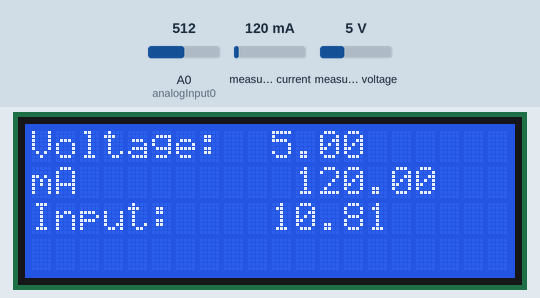
This sketch was run on a simulated ATtiny85, built with avr-gcc and run on an emulated ATtiny85. On the bench: 20×4 character LCD. The inputs (shaded band) are chosen by the test bench; at power-on: measured current 120 mA, A0 (analogInput0) = 512, measured voltage 5 V.

Above: at 16.3 s.
16.4 s: measured current set to 40 mA
At 18.1 s:
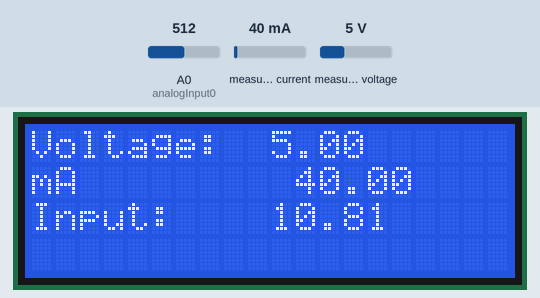
18.8 s: A0 (analogInput0) set to 716
At 20.5 s:
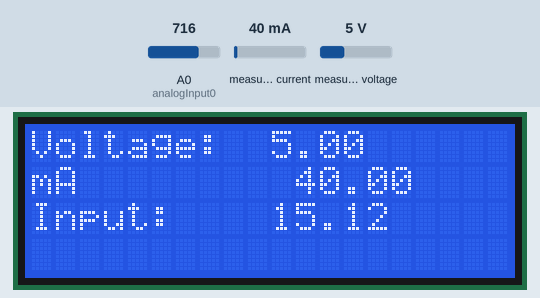
20.8 s: measured voltage set to 0.3 V
At 21.9 s:
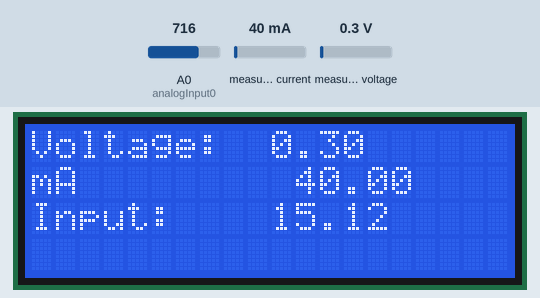
22.9 s: A0 (analogInput0) set to 900
At 24.4 s:
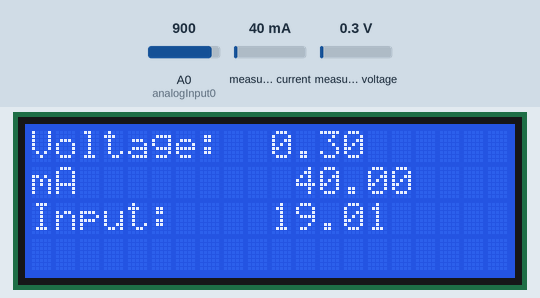
25.0 s: measured current set to 500 mA
At 26.8 s:
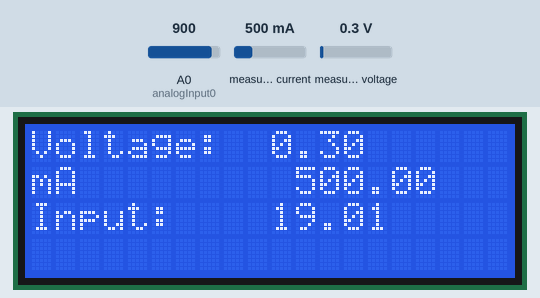
27.1 s: A0 (analogInput0) set to 1023
At 28.3 s:
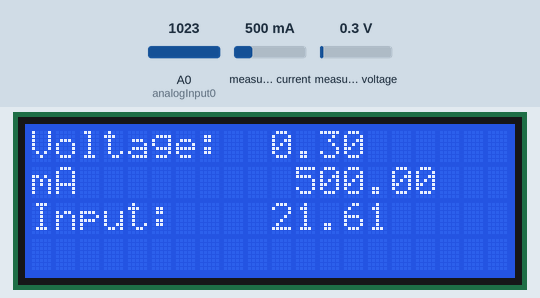
Timing chart, 0 to 30.1 s (numbered marks = the images above; inputs shaded):
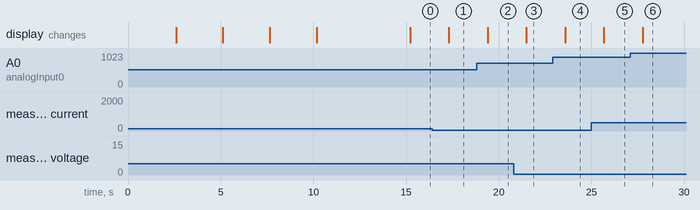

The sketch:

BatteryCharger.ino.ino.ino
```cpp
//Alex Cooley
//Updated 6/12/2022
//Arduino Based Power Supply Unit
//ARDBAPSU Version 1.1
//Configuration 1.4

#include <Wire.h> //I2C Library
#include <LiquidCrystal_I2C.h> //LCD I2C Library
#include <Adafruit_INA260.h> //I2C INA260 Library
LiquidCrystal_I2C lcd(0x27,20,4);  // set the LCD addressw to 0x27 for a 20 chars and 4 line display
Adafruit_INA260 ina260 = Adafruit_INA260();


const int analogInput0 = A0; //pin for Voltage Divider Module

const int Alarm = 10; //pin for ATtiny85 Alarm Enable
const int Relay = 11; //pin for Relay that shuts off when the battery is charged

float R1 = 33090.0; //value of R1
float R2 = 9950.0; //value of R2

void setup(){

 //pin intialization

  pinMode(analogInput0, INPUT);
  pinMode(Relay, OUTPUT);
  pinMode(Alarm, OUTPUT);

  ina260.begin();

   lcd.begin();
  // Print a message to the LCD.
  lcd.backlight();
  lcd.setCursor(6,1);
  lcd.print("Welcome");
  delay(2500);

  lcd.clear();
  lcd.backlight();
  lcd.setCursor(6,0);
  lcd.print("Arduino");
  lcd.setCursor(7,1);
  lcd.print("Based");
  lcd.setCursor(7,2);
  lcd.print("Power");
  lcd.setCursor(7,3);
  lcd.print("Supply");
  delay(2500);

  lcd.clear();
  lcd.backlight();
  lcd.setCursor(6,1);
  lcd.print("ARDBAPSU");
  lcd.setCursor(4,2);
  lcd.print("Version 1.3");
  delay(2500);

  lcd.clear();
  lcd.backlight();
  lcd.setCursor(6,0);
  lcd.print("Designed");
  lcd.setCursor(9,1);
  lcd.print("By");
  lcd.setCursor(6,2);
  lcd.print("Alexander");
  lcd.setCursor(7,3);
  lcd.print("Cooley");
  delay(2500);

  digitalWrite(Alarm,HIGH);

  lcd.clear();
  lcd.backlight();
  lcd.setCursor(7,1);
  lcd.print("Alarm");
  lcd.setCursor(7,2);
  lcd.print("Test");
  delay(5000);

  digitalWrite(Relay, HIGH);
  digitalWrite(Alarm, LOW);
}
void loop(){
  // read the value at analog input

   float Value0 = 00.0; //A0 Voltage Divider Module


   Value0 = analogRead(analogInput0); //A0 Voltage Divider Module


   //calculations

   float VIN = 0.0;
   float adc_Voltage0 = 0.0;
   int ref_Voltage0 = 5.07;

  float VOUT = 0.00;

   adc_Voltage0 = (Value0 * ref_Voltage0) / 1024.0;
   VIN =  adc_Voltage0 / (R2/(R1+R2)); //A0 Voltage Divider Module

   VOUT = ina260.readBusVoltage() / 1000;


   lcd.clear();
   lcd.setCursor(0,0);
   lcd.print("Voltage: ");
   lcd.setCursor(10,0);
   lcd.print(VOUT);
   lcd.setCursor(0,1);
   lcd.print("mA");
   lcd.setCursor(11,1);
   lcd.print(ina260.readCurrent());
   lcd.setCursor(0,2);
   lcd.print("Input: ");
   lcd.setCursor(10,2);
   lcd.print(VIN);
   delay(1000);


   if(ina260.readCurrent()>= 4500){
    digitalWrite(Alarm,HIGH);
    digitalWrite(Relay, LOW);
    delay(1000);
   }
   else{
    digitalWrite(Alarm,LOW);
    digitalWrite(Relay,HIGH);
   }

}
```

Measured:
- after the input at 16.4 s, the display: changes after 0.91 s (image 1)
- after the input at 18.8 s, the display: changes after 0.60 s (image 2)
- after the input at 20.8 s, the display: changes after 0.69 s (image 3)
- after the input at 22.9 s, the display: changes after 0.68 s (image 4)
- after the input at 25.0 s, the display: changes after 0.67 s (image 5)
- after the input at 27.1 s, the display: changes after 0.67 s (image 6)
